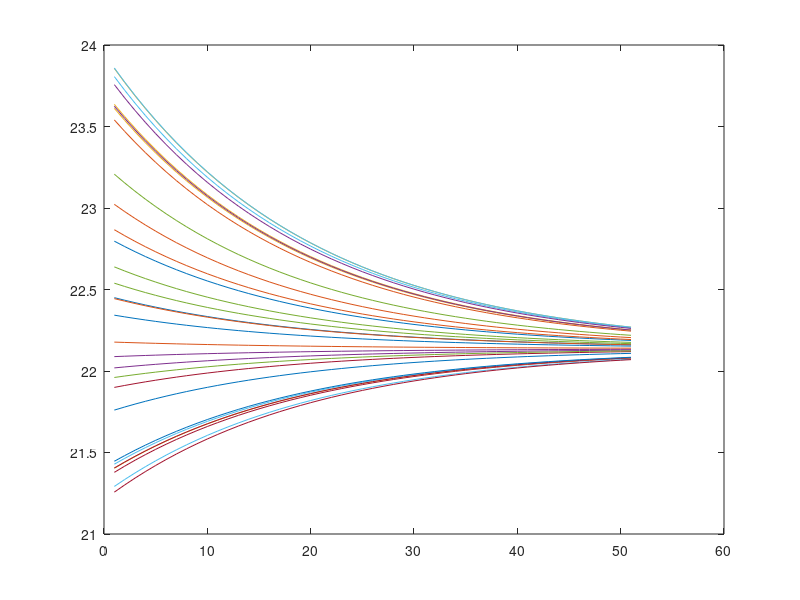

MATLAB code for this plot:
% room temperature regulation of a single room!

%dynamics
%x(k + 1) = x(k) + τs(αe(Te − x(k)) + αH(Th − x(k))u(k))

%parameters
close all
clear all
clc

t_s= 5; %sampling time

T_h= 55; %heater temperature

T_e= 15; %ambient temperature 

a_e= 0.008; %heat exchange coefficients. 

a_h= 0.0036;

l=50;

for p=1:30
x=zeros(1,l);

x(1)= 21+3*rand(1);

u=zeros(1,l);

for i=1:l
    
%u(i)=-1.018e-6*x(i)^4 + 7.563e-5*x(i)^3 - 0.001872*x(i)^2 + 0.02022*x(i) + 0.3944;
u(i)=-0.002398*x(i) + 0.5357;
x(i+1)= x(i)+t_s*a_e*(T_e-x(i)) + a_h*(T_h-x(i))*u(i)*t_s;

end

plot([1:l+1],x);

hold on
end
hold off